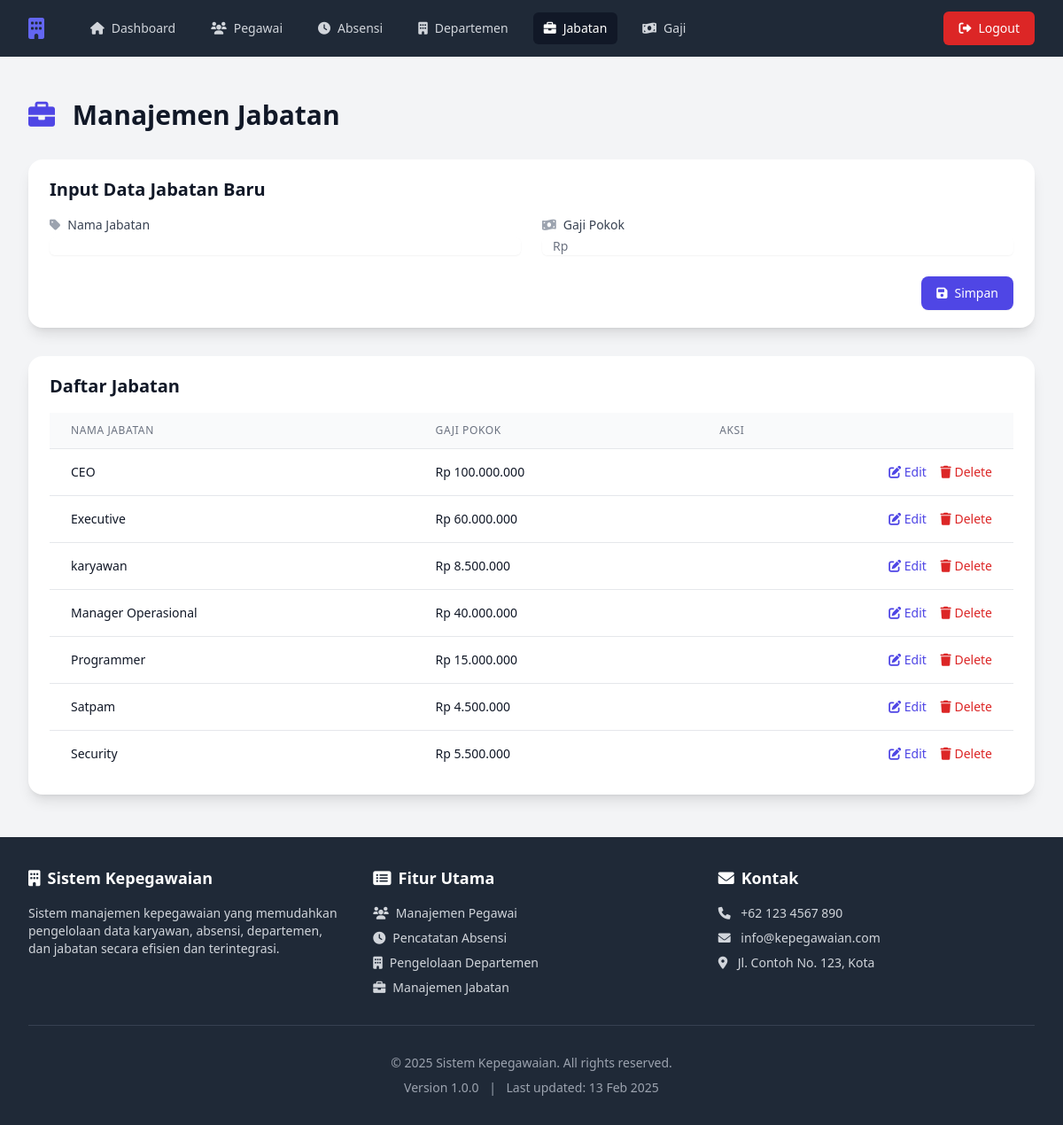
The page /jabatan.php (signed in) on the database its author committed.
### tables this page shows
CREATE TABLE `jabatan` (
  `id_jabatan` int(11) NOT NULL,
  `nama_jabatan` varchar(100) NOT NULL,
  `gaji_pokok` decimal(10,2) NOT NULL
);

### jabatan.php (the view, shortened to what this page needs)
<?php
include 'db/koneksi.php';
$update_mode = false;
$nama_jabatan = "";
$gaji_pokok = "";
$result = mysqli_query($conn, "SELECT * FROM jabatan ORDER BY nama_jabatan ASC");
include 'includes/header.php';
?>
<main class="flex-1">
    <div class="max-w-7xl mx-auto py-6 sm:px-6 lg:px-8">
        <div class="px-4 py-6 sm:px-0">
            <div class="flex justify-between items-center mb-8">
                <h1 class="text-3xl font-bold text-gray-900">
                    <i class="fas fa-briefcase mr-3 text-indigo-600"></i>
                    Manajemen Jabatan
                </h1>
            </div>
            <div class="bg-white shadow-lg rounded-2xl mb-8">
                <div class="px-6 py-5">
                    <h3 class="text-xl font-semibold text-gray-900 mb-4">
                        <?php echo ($update_mode ? "Edit Data Jabatan" : "Input Data Jabatan Baru"); ?>
                    </h3>
                    <form method="POST" action="">
                        <div class="grid grid-cols-1 md:grid-cols-2 gap-6">
                            <div>
                                <label for="nama_jabatan" class="block text-sm font-medium text-gray-700">
                                    <i class="fas fa-tag text-gray-400 mr-2"></i>Nama Jabatan
                                </label>
                                <input type="text" name="nama_jabatan" id="nama_jabatan"
                                       class="mt-1 focus:ring-indigo-500 focus:border-indigo-500 block w-full shadow-sm sm:text-sm border-gray-300 rounded-md"
                                       value="<?php echo $nama_jabatan; ?>" required>
                            </div>
                            <div>
                                <label for="gaji_pokok" class="block text-sm font-medium text-gray-700">
                                    <i class="fas fa-money-bill-wave text-gray-400 mr-2"></i>Gaji Pokok
                                </label>
                                <div class="mt-1 relative rounded-md shadow-sm">
                                    <div class="absolute inset-y-0 left-0 pl-3 flex items-center pointer-events-none">
                                        <span class="text-gray-500 sm:text-sm">Rp</span>
                                    </div>
                                    <input type="number" name="gaji_pokok" id="gaji_pokok"
                                           class="focus:ring-indigo-500 focus:border-indigo-500 block w-full pl-12 pr-12 sm:text-sm border-gray-300 rounded-md"
                                           value="<?php echo $gaji_pokok; ?>" required
                                           min="0" step="1000">
                                </div>
                            </div>
                        </div>
                        <div class="mt-6 flex justify-end space-x-3">
                            <button type="submit" name="submit"
                                    class="inline-flex items-center px-4 py-2 border border-transparent rounded-lg shadow-sm text-sm font-medium text-white bg-indigo-600 hover:bg-indigo-700 focus:outline-none focus:ring-2 focus:ring-offset-2 focus:ring-indigo-500">
                                <i class="fas fa-save mr-2"></i><?php echo ($update_mode ? "Update" : "Simpan"); ?>
                            </button>
                        </div>
                    </form>
                </div>
            </div>
            <div class="bg-white shadow-lg rounded-2xl overflow-hidden">
                <div class="px-6 py-5">
                    <h3 class="text-xl font-semibold text-gray-900 mb-4">Daftar Jabatan</h3>
                    <div class="overflow-x-auto">
                        <table class="min-w-full divide-y divide-gray-200">
                            <thead class="bg-gray-50">
                                <tr>
                                    <th class="px-6 py-3 text-left text-xs font-medium text-gray-500 uppercase tracking-wider">Nama Jabatan</th>
                                    <th class="px-6 py-3 text-left text-xs font-medium text-gray-500 uppercase tracking-wider">Gaji Pokok</th>
                                    <th class="px-6 py-3 text-left text-xs font-medium text-gray-500 uppercase tracking-wider">Aksi</th>
                                </tr>
                            </thead>
                            <tbody class="bg-white divide-y divide-gray-200">
                                <?php if (mysqli_num_rows($result) > 0): ?>
                                    <?php while($row = mysqli_fetch_assoc($result)): ?>
                                        <tr class="hover:bg-gray-50">
                                            <td class="px-6 py-4 whitespace-nowrap">
                                                <div class="text-sm font-medium text-gray-900">
                                                    <?php echo $row['nama_jabatan']; ?>
                                                </div>
                                            </td>
                                            <td class="px-6 py-4 whitespace-nowrap">
                                                <div class="text-sm text-gray-900">
                                                    Rp <?php echo number_format($row['gaji_pokok'], 0, ',', '.'); ?>
                                                </div>
                                            </td>
                                            <td class="px-6 py-4 whitespace-nowrap text-right text-sm font-medium">
                                                <a href="jabatan.php?edit=<?= $row['id_jabatan'] ?>"
                                                   class="text-indigo-600 hover:text-indigo-900 mr-3">
                                                    <i class="fas fa-edit"></i> Edit
                                                </a>
                                                <button onclick="showDeleteConfirmation(<?= $row['id_jabatan'] ?>, '<?= htmlspecialchars($row['nama_jabatan'], ENT_QUOTES) ?>', 'jabatan')"
                                                        class="text-red-600 hover:text-red-900">
                                                    <i class="fas fa-trash"></i> Delete
                                                </button>
                                            </td>
                                        </tr>
                                    <?php endwhile; ?>
                                <?php endif; ?>
                            </tbody>
                        </table>
                    </div>
                </div>
            </div>
        </div>
    </div>
</main>
<?php include 'includes/footer.php'; ?>

### includes/header.php (style rules this page uses)
html { height: 100%; }
body { min-height: 100vh; display: flex; flex-direction: column; }
main { flex: 1 0 auto; }

### rows shown on the page
jabatan: nama_jabatan "CEO", gaji_pokok "100.000.000"
jabatan: nama_jabatan "Executive", gaji_pokok "60.000.000"
jabatan: nama_jabatan "karyawan", gaji_pokok "8.500.000"
jabatan: nama_jabatan "Manager Operasional", gaji_pokok "40.000.000"
jabatan: nama_jabatan "Programmer", gaji_pokok "15.000.000"
jabatan: nama_jabatan "Satpam", gaji_pokok "4.500.000"
jabatan: nama_jabatan "Security", gaji_pokok "5.500.000"
